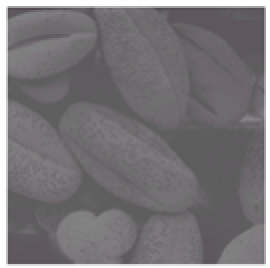
#> input picture Lab04-ContrastEnhancement-std/Lab4/imgs/Picture2.png, 135 x 134 px (shown 2 times larger)
$ python lab4.py
#> lines starting #> are read from the running program, lines starting #| are printed output that depends on the picture
### Lab04-ContrastEnhancement-std/Lab4/commonfunctions.py


import skimage.io as io
import matplotlib.pyplot as plt
import numpy as np
from skimage.exposure import histogram
from matplotlib.pyplot import bar
from skimage.color import rgb2gray,rgb2hsv

# Convolution:
from scipy.signal import convolve2d
from scipy import fftpack
import math

from skimage.util import random_noise
from skimage.filters import median
from skimage.feature import canny

from mpl_toolkits.mplot3d import Axes3D  # noqa: F401 unused import

import matplotlib.pyplot as plt
from matplotlib import cm
from matplotlib.ticker import LinearLocator, FormatStrFormatter
import numpy as np

# Edges
from skimage.filters import sobel_h, sobel, sobel_v,roberts, prewitt

# Show the figures / plots inside the notebook
def show_images(images,titles=None):
    #This function is used to show image(s) with titles by sending an array of images and an array of associated titles.
    # images[0] will be drawn with the title titles[0] if exists
    # You aren't required to understand this function, use it as-is.
    n_ims = len(images)
    if titles is None: titles = ['(%d)' % i for i in range(1,n_ims + 1)]
    fig = plt.figure()
    n = 1
    for image,title in zip(images,titles):
        a = fig.add_subplot(1,n_ims,n)
        if image.ndim == 2:
            plt.gray()
        plt.imshow(image)
        a.set_title(title)
        plt.axis('off')
        n += 1
    fig.set_size_inches(np.array(fig.get_size_inches()) * n_ims)
    plt.show()


# [43 lines left out: functions show_3d_image, show_3d_image_filtering_in_freq, showHist, not called in this run]

### Lab04-ContrastEnhancement-std/Lab4/lab4.py
from commonfunctions import *
import skimage.io as io
import matplotlib.pyplot as plt
import numpy as np

from skimage.exposure import rescale_intensity

# Show the figures / plots inside the notebook
# %matplotlib inline
from skimage.color import rgb2gray
from skimage import exposure


def Negative(Original, Converted, thr):
    for i in range(0, Converted.shape[0]-1):
        for j in range(0, Converted.shape[1]-1):
            pixelColorVals = Converted[i, j]
            redPixel = 255 - pixelColorVals[0]    # Negate red pixel
            greenPixel = 255 - pixelColorVals[1]  # Negate green pixel
            bluePixel = 255 - pixelColorVals[2]   # Negate blue pixel
            Converted[i, j] = [redPixel, greenPixel,
                               bluePixel, pixelColorVals[3]]
    show_images([Original, Converted], ["Original Image", "Negative Image"])


def Contrast_enhancement(Original, ContrastImg):

    for i in range(0, ContrastImg.shape[0]):
        for j in range(0, ContrastImg.shape[1]):

            pixelColorVals = ContrastImg[i, j]

            if(0 <= pixelColorVals <= 100):
                pixelColorVals = np.int32(1.5*pixelColorVals+50)

            ContrastImg[i, j] = pixelColorVals
    show_images([Original, ContrastImg], ["Original Image", "ContrastImg"])


def Gamma_Correction(Original, gamma):
    gamma_corrected = exposure.adjust_gamma(Original, gamma)
    show_images([Original, gamma_corrected], [
                "Original Image", "gamma_corrected "])


'''
1
Negative Transformation
'''

# Original = io.imread('imgs/Picture1.png')
# Converted = np.copy(Original)
# Negative(Original, Converted, 0)


'''
2
Contrast Enhancement
'''

Original = rgb2gray(io.imread('imgs/Picture2.png'))
#> Original: shape (134, 135) float64; min 0.298, max 1, mean 0.462
img = rescale_intensity(Original, in_range=(0, 1.0), out_range=(0, 255))

img = img.astype(np.int32)

ContrastImg = np.copy(img)
Contrast_enhancement(img, ContrastImg)
#> after the loop in Contrast_enhancement, `for i in range(0, ContrastImg.shape[0]):`:
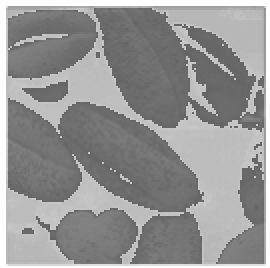
#> ContrastImg: shape (134, 135) int32 (shown 2 times larger); min 101, max 255, mean 148.5
#> in show_images, `n_ims = len(images)`: n_ims = 2
#> the loop in show_images, `for image,title in zip(images,titles):` made 2 passes
#> (title, n) on passes 1 to 2: ('Original Image', 2), ('ContrastImg', 3)
#> after the loop in show_images, `for image,title in zip(images,titles):`: n = 3
#> in show_images, `plt.show()`:
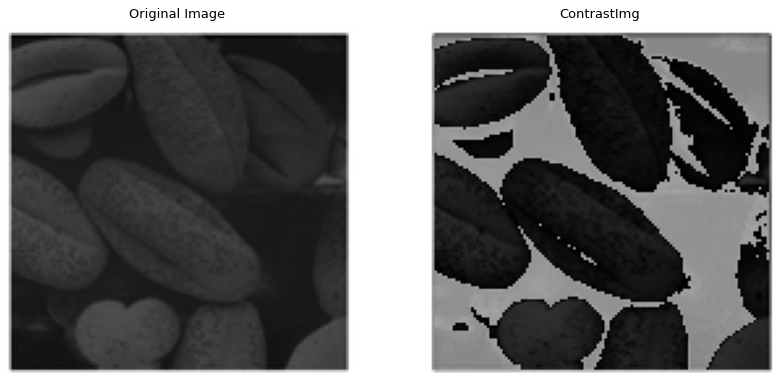
#> figure drawn by matplotlib, 2 panels

'''
3
Gamma Correction
'''
Original = io.imread('imgs/Picture2.png')
#> Original is the input picture: shape (134, 135, 4); mean R, G, B, A 120, 117, 120, 255
# Gamma
# Gamma_Correction(Original, 3)
# Gamma_Correction(Original, .5)


'''
4 Histogram Eq.
Note: Histogram function of skimage returns only present intensity values not all 255
You can use showHist function from commonfunctions file
'''


def getImageWithHist(name, ext, nbins=256):
    pass

$ run again, with Lab04-ContrastEnhancement-std/Lab4/imgs/Picture1.png copied over Lab04-ContrastEnhancement-std/Lab4/imgs/Picture2.png
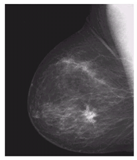
#> input picture Lab04-ContrastEnhancement-std/Lab4/imgs/Picture1.png, 137 x 160 px
#> after the loop in Contrast_enhancement, `for i in range(0, ContrastImg.shape[0]):`:
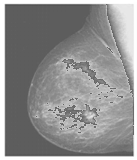
#> ContrastImg: shape (160, 137) int32; min 80, max 255, mean 143.7
#> n_ims = 2
#> the loop in show_images, `for image,title in zip(images,titles):` made 2 passes
#> (title, n) on passes 1 to 2: ('Original Image', 2), ('ContrastImg', 3)
#> after the loop in show_images, `for image,title in zip(images,titles):`: n = 3
#> in show_images, `plt.show()`:
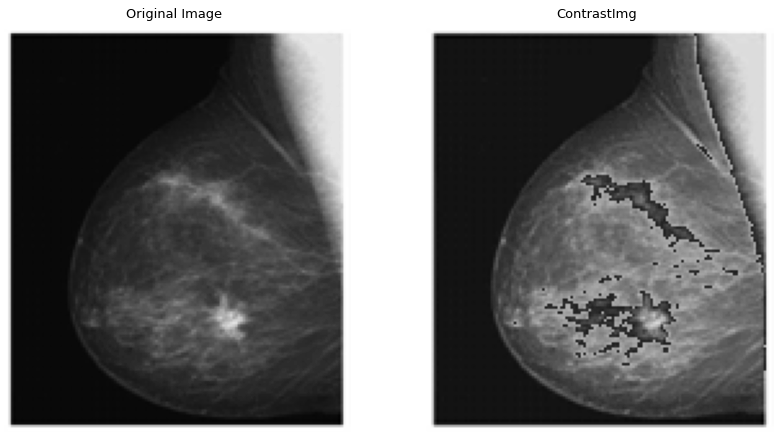
#> figure drawn by matplotlib, 2 panels
#> Original is the input picture: shape (160, 137, 4); mean R, G, B, A 86.7, 84.1, 86.7, 255
